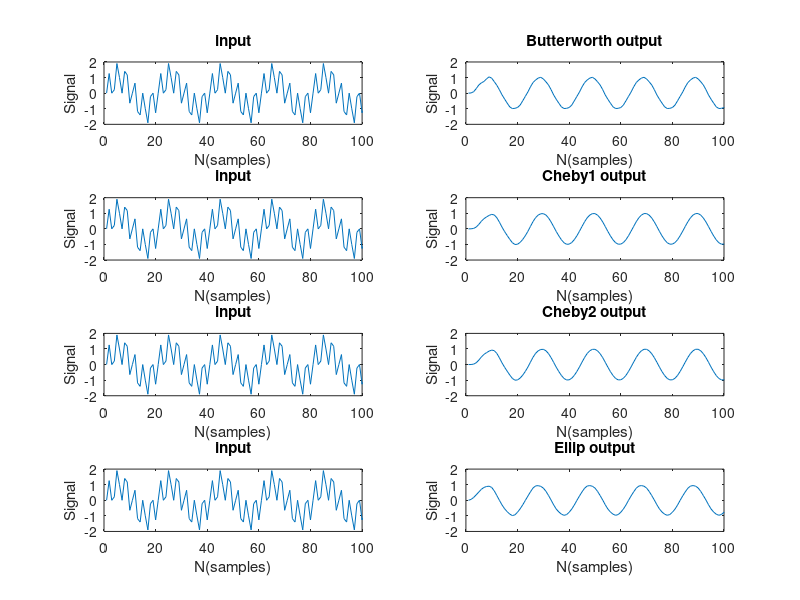

This chart was generated by the following MATLAB code:
fs = 10000;
Ts = 1/fs;
t = 0:Ts:1;
x_t = sin(2*pi*500*t) + sin(2*pi*3000*t);


S_Rate = 10000;
Nyquist = S_Rate/2;
Cutoff_Freq = 2000/Nyquist;
Pass_Ripple = 1;  %Assign to delta rp
Stop_Atten = 40;  %Assign to delta rs
N = 6;
[b1,a1] = butter(N,Cutoff_Freq,'low');
[b2,a2] = cheby1(N,Pass_Ripple,Cutoff_Freq,'low');
[b3,a3] = cheby2(N,Pass_Ripple,Cutoff_Freq,'low');
[b4,a4] = ellip(N,Pass_Ripple,Stop_Atten,Cutoff_Freq,'low');


figure;
subplot(4,2,1)
plot(x_t);
title("input");
xlabel("N(samples)");
ylabel("Signal");
y1=filter(b1,a1,x_t);
axis([0 100 -2 2])

subplot(4,2,2);
plot(y1);
axis([0 100 -2 2])
title("Butterworth output");
xlabel("N(samples)");
ylabel("Signal");

subplot(4,2,3)
plot(x_t);
title("input");
xlabel("N(samples)");
ylabel("Signal");
y2=filter(b2,a2,x_t);
axis([0 100 -2 2])

subplot(4,2,4);
plot(y2);
axis([0 100 -2 2])
title("Cheby1 output");
xlabel("N(samples)");
ylabel("Signal");

subplot(4,2,5)
plot(x_t);
title("input");
xlabel("N(samples)");
ylabel("Signal");
y3=filter(b3,a3,x_t);
axis([0 100 -2 2])

subplot(4,2,6);
plot(y2);
axis([0 100 -2 2])
title("Cheby2 output");
xlabel("N(samples)");
ylabel("Signal");


subplot(4,2,7)
plot(x_t);
title("input");
y4=filter(b4,a4,x_t);
axis([0 100 -2 2])
xlabel("N(samples)");
ylabel("Signal");

subplot(4,2,8);
plot(y4);
axis([0 100 -2 2])
title("Ellip output");
xlabel("N(samples)");
ylabel("Signal");
